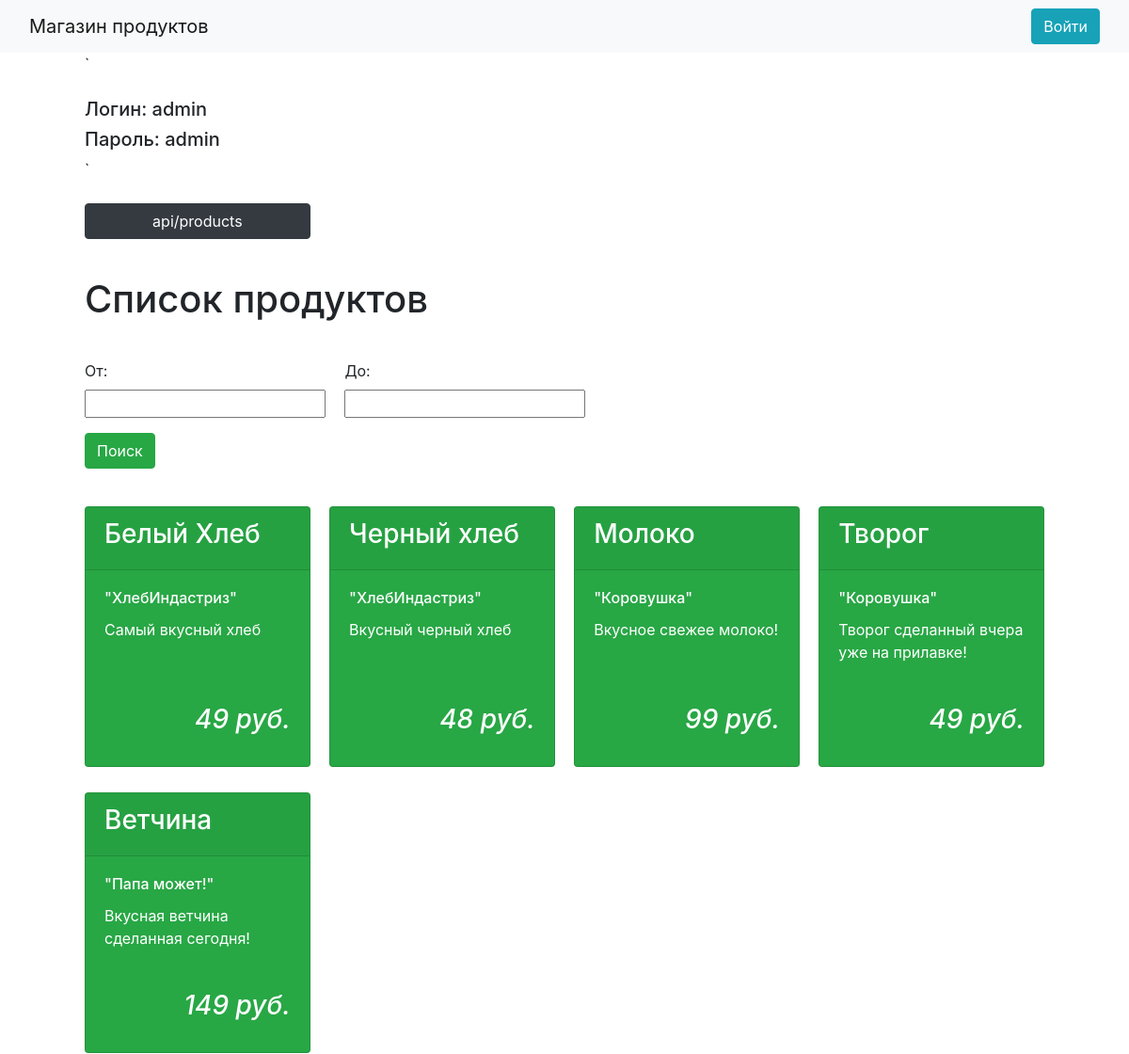
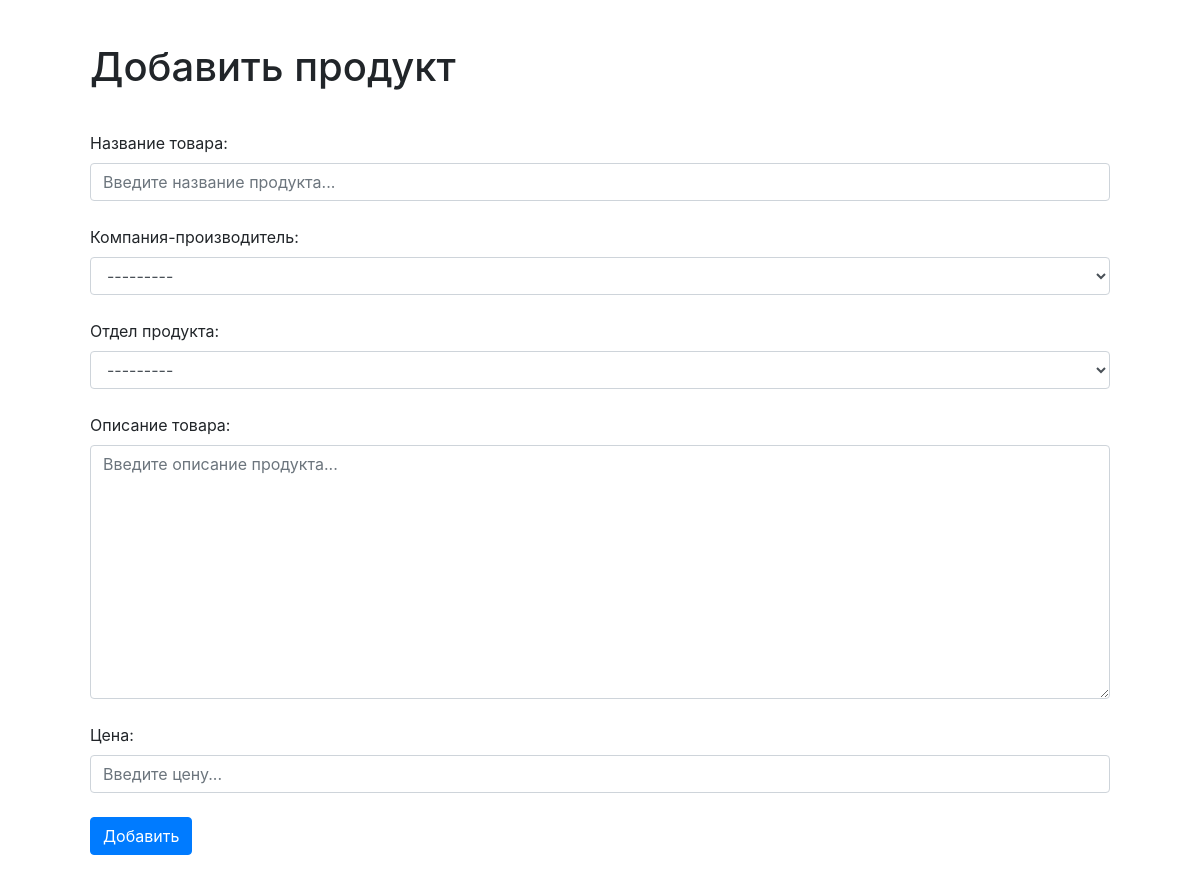
The page / on the database its author committed (2 pictures, top to bottom).
### main/models.py (models this page shows, shortened)
class Products(models.Model):
    brand = models.ForeignKey(
        Brand,
        on_delete=models.CASCADE,
        null=True,
        verbose_name='Фирма'
    )
    productGroup = models.ForeignKey(
        ProductGroup,
        on_delete=models.CASCADE,
        null=True,
        verbose_name='Отдел продуктов'
    )
    title = models.CharField('Название', max_length = 60)
    description = models.TextField('Описание товара', blank=True)
    price = models.IntegerField('Цена, руб.', validators=[MinValueValidator(1), MaxValueValidator(9999999)])
    class Meta:
        verbose_name = "Продукт"
        verbose_name_plural = "Продукты"

class Brand(models.Model):
    brand_name = models.CharField('Название фирмы', max_length = 80, unique=True)
    rating = models.IntegerField('Рейтинг(1-10)',validators=[MinValueValidator(1), MaxValueValidator(10)])
    class Meta:
        verbose_name = "Фирма"
        verbose_name_plural = "Фирмы"
    def __str__(self):
        return self.brand_name

### main/views.py (the view)
# urls.py: path('', views.index),
def index(request):
    error = ''
    if request.method == 'POST':
        form = ProductForm(request.POST)
        if form.is_valid():
            form.save()
        else:
            error="Форма не валидна"
    products = Products.objects.all()
    formsort = PriceFilterForm(request.GET)
    if formsort.is_valid():
        if formsort.cleaned_data['price_min']:
            products = products.filter(price__gte=formsort.cleaned_data['price_min'])
        if formsort.cleaned_data['price_max']:
            products = products.filter(price__lte=formsort.cleaned_data['price_max'])
    form = ProductForm()
    context = {
        'products': products,
        'formsort': formsort,
        'form': form,
        'error': error
    }
    return render(request, 'main/index.html', context)

### main/forms.py
class PriceFilterForm(forms.Form):
    price_min = forms.IntegerField(label="От", required=False)
    price_max = forms.IntegerField(label="До", required=False)

class ProductForm(ModelForm):
    class Meta:
        model = Products
        fields = ["title", "brand", "productGroup", "description", "price"]
        widgets = {
            "title": TextInput(attrs={
                'id': 'title',
                'class': 'form-control',
                'placeholder': 'Введите название продукта...'
            }),
            "brand": Select(attrs={
                'id': 'brand',
                'class': 'form-control',
                'placeholder': 'Введите название фирмы...'
            }),
            "productGroup": Select(attrs={
                'id': 'productGroup',
                'class': 'form-control',
                'placeholder': 'Выберите отдел продукта...'
            }),
            "description": Textarea(attrs={
                'id': 'description',
                'class': 'form-control',
                'placeholder': 'Введите описание продукта...'
            }),
            "price": NumberInput(attrs={
                'id': 'price',
                'class': 'form-control',
                'placeholder': 'Введите цену...'
            })
        }

### main/models.py (called while the page is built)
    def __str__(self):
        return self.group_name

### main/templates/main/index.html (shortened to what this page needs)
<!DOCTYPE html>
<html lang="ru">
<head>
    <link rel="stylesheet" href="https://stackpath.bootstrapcdn.com/bootstrap/4.5.2/css/bootstrap.min.css">
</head>
<body>
    <nav class="navbar navbar-expand-lg navbar-light bg-light">
        <div class="container-fluid">
            <a class="navbar-brand" href="#">Магазин продуктов</a>
            <a class="btn btn-info" href="./admin">Войти</a>
        </div>
    </nav>
    <div style="width: 85%; margin: auto">
`       <div style="margin-top: 3vh;">
            <h5>Логин: admin</h5>
            <h5>Пароль: admin</h5>
        </div>
        `
        <div style="display: grid; margin-top: 3vh; grid-template-columns: repeat(4, 1fr); grid-gap: 2%">
            <a class="btn btn btn-dark" href="./api/products">api/products</a>
        </div>
        <div style="margin-top: 5vh;">
            <h1 >Список продуктов</h1>
            <div>
                <form action="" method="get">
                    <div style="margin-top: 5vh; display: grid; grid-template-columns: repeat(4, 1fr); grid-gap: 2%">
                        {{formsort.as_p}}
                    </div>
                    <input type="submit" value="Поиск" class="btn btn-success">
                </form>
            </div>
            <div style="display: grid; margin-top: 5vh; grid-template-columns: repeat(4, 1fr); grid-gap: 2%">
                {% for el in products %}
                    <div class="card text-white bg-success mb-3" style="max-width: 18rem">
                        <div class="card-header"><h3>{{ el.title }}</h3></div>
                        <div class="card-body" style="display: grid; grid-template-rows: auto 2fr 1fr">
                            <h6 class="card-title">{{ el.brand }}</h6>
                            <p class="card-text">{{ el.description }}</p>
                            <h3 class="card-title" style="text-align: right; font-style: italic">{{ el.price }} руб.</h3>
                        </div>
                    </div>
                {% endfor %}
            </div>
        </div>
        <div style="margin: 5vh 0;">
            <h1>Добавить продукт</h1>
            <form method="post" style="margin-top: 5vh;">
                <label for="title">Название товара:</label>
                {{form.title}}<br>
                <label for="brand">Компания-производитель:</label>
                {{form.brand}}<br>
                <label for="productGroup">Отдел продукта:</label>
                {{form.productGroup}}<br>
                <label for="description">Описание товара:</label>
                {{form.description}}<br>
                <label for="price">Цена:</label>
                {{form.price}}<br>
                <button type="submit" class="btn btn-primary">Добавить</button>
            </form>
        </div>
    </div>
</body>
</html>

### rows shown on the page
Products: title "Белый Хлеб", brand "\"ХлебИндастриз\"", description "Самый вкусный хлеб", price "49"
Products: title "Черный хлеб", brand "\"ХлебИндастриз\"", description "Вкусный черный хлеб", price "48"
Products: title "Молоко", brand "\"Коровушка\"", description "Вкусное свежее молоко!", price "99"
Products: title "Творог", brand "\"Коровушка\"", description "Творог сделанный вчера уже на прилавке!", price "49"
Products: title "Ветчина", brand "\"Папа может!\"", description "Вкусная ветчина сделанная сегодня!", price "149"
